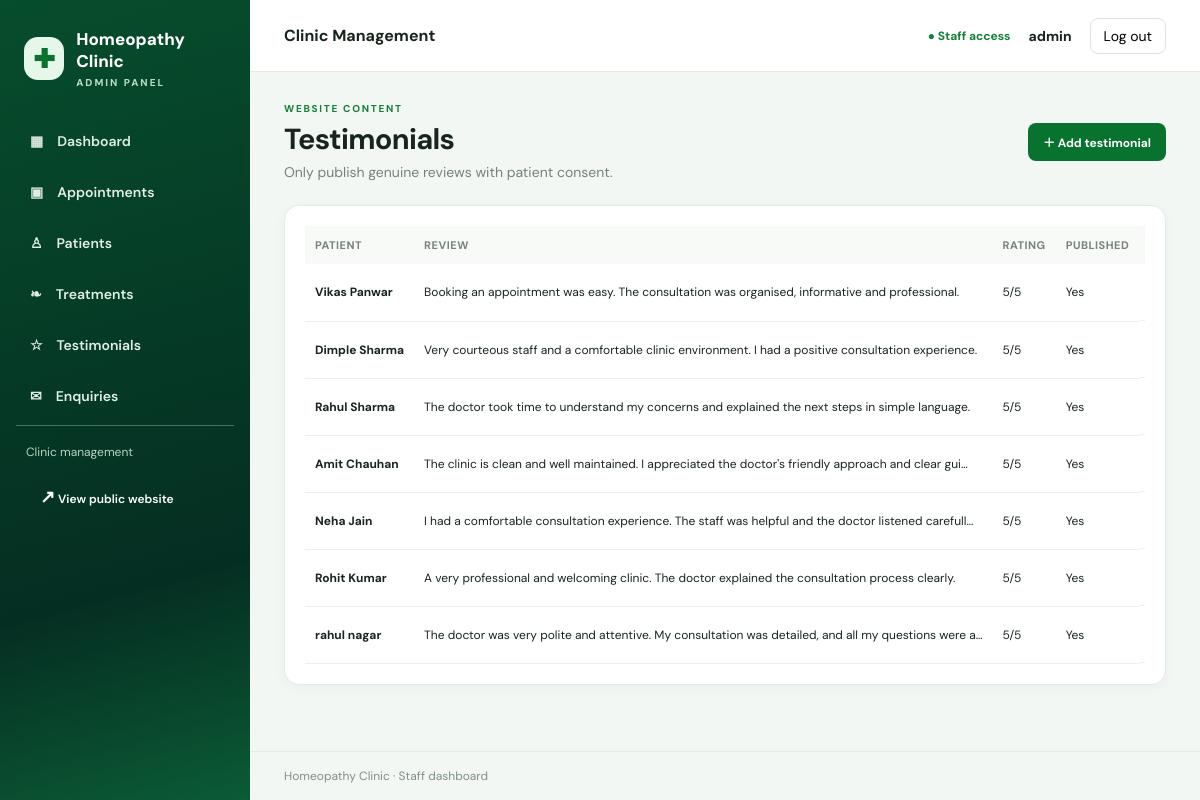
The app's page /clinic-admin/testimonials/ (signed in) with its own data.
### website/models.py (models this page shows, shortened)
class Testimonial(models.Model):
    patient_name = models.CharField(max_length=100)
    quote = models.TextField()
    rating = models.PositiveSmallIntegerField(default=5)
    is_published = models.BooleanField(default=True)
    created_at = models.DateTimeField(auto_now_add=True)
    class Meta:
        ordering = ['-created_at']

### clinic_dashboard/views.py (the view)
# urls.py: path('testimonials/', views.testimonial_list, name='testimonials'),
@staff_member_required
def testimonial_list(request):
    return render(request, 'clinic_dashboard/testimonials.html', {'testimonials': Testimonial.objects.all()})

### clinic_dashboard/context_processors.py (called while the page is built)
def clinic_dashboard_context(request):
    return {'now': timezone.localtime()}

### templates/clinic_dashboard/testimonials.html (shortened to what this page needs)
{% extends 'clinic_dashboard/base.html' %}
{% block content %}
<div class="page-heading">
    <div>
        <p class="eyebrow">WEBSITE CONTENT</p>
        <h1>Testimonials</h1>
        <p class="muted">Only publish genuine reviews with patient consent.</p>
    </div>
    <a class="btn" href="{% url 'clinic_dashboard:testimonial_add' %}">＋ Add testimonial</a>
</div><section class="panel">
    <div class="table-wrap">
        <table>
            <thead>
            <tr>
                <th>Patient</th>
                <th>Review</th>
                <th>Rating</th>
                <th>Published</th>
                <th>Actions</th>
            </tr>
        </thead>
            <tbody>
                {% for t in testimonials %}
                <tr>
                    <td><strong>{{ t.patient_name }}</strong></td>
                    <td>{{ t.quote|truncatechars:100 }}</td>
                    <td>{{ t.rating }}/5</td>
                    <td>{{ t.is_published|yesno:'Yes,No' }}</td>
                    <td class="actions"><a class="btn btn-small" href="{% url 'clinic_dashboard:testimonial_edit' t.pk %}">Edit</a>
                    </td>
                </tr>
                {% empty %}
                <tr>
                    <td colspan="5" class="empty">No testimonials yet.</td>
                </tr>
                {% endfor %}
            </tbody>
        </table>
    </div>
</section>
{% endblock %}

### templates/clinic_dashboard/base.html (shortened to what this page needs)
{% load static %}
<!doctype html>
<html lang="en">
<head>
    <link rel="stylesheet" href="{% static 'dashboard/css/admin.css' %}">{% block extra_head %}{% endblock %}
</head>
<body class="admin-body">
    <aside class="sidebar">
        <a class="admin-brand" href="{% url 'clinic_dashboard:dashboard' %}">
            <span class="brand-mark">✚</span>
            <span>Homeopathy Clinic<small>ADMIN PANEL</small></span>
        </a>
        <nav class="side-nav">
            <a href="{% url 'clinic_dashboard:dashboard' %}" class="{% if request.resolver_match.url_name == 'dashboard' %}active{% endif %}">▦ <span>Dashboard</span></a>
            <a href="{% url 'clinic_dashboard:appointments' %}">▣ <span>Appointments</span></a>
            <a href="{% url 'clinic_dashboard:patients' %}">♙ <span>Patients</span></a>
            <a href="{% url 'clinic_dashboard:treatments' %}">❧<span>Treatments</span></a>
            <a href="{% url 'clinic_dashboard:testimonials' %}">☆ <span>Testimonials</span></a>
            <a href="{% url 'clinic_dashboard:enquiries' %}">✉ <span>Enquiries</span></a>
        <div class="sidebar-bottom"><span>Clinic management</span><a href="{% url 'home' %}" target="_blank"
                rel="noopener">↗ View public website</a></div>
    </aside>
    <div class="admin-main">
        <header class="topbar">
            <div class="topbar-title">Clinic Management</div>
            <div class="topbar-right">
                <span class="admin-online">● Staff access</span>
                <span class="admin-user">{{request.user.get_username }}</span>
                <form method="post" action="{% url 'clinic_dashboard:logout' %}">{% csrf_token %}<button
                        class="logout-btn" type="submit">Log out</button></form>
            </div>
        </header>
        <main class="content">
        {% block content %}
        {% endblock %}
        </main>
        <footer class="admin-footer">Homeopathy Clinic · Staff dashboard</footer>
    </div>
</body>
</html>

### static/dashboard/css/admin.css (style rules this page uses)
* { box-sizing: border-box }
.admin-body { margin: 0; background: #f3f7f4; color: #18251d; font-family: 'DM Sans', Arial, sans-serif; font-size: 14px }
.admin-body a { text-decoration: none; color: inherit }
.admin-body button, .admin-body input, .admin-body select, .admin-body textarea { font: inherit }
.sidebar { position: fixed; inset: 0 auto 0 0; width: 250px; background: linear-gradient(165deg, #064d2c, #052e22 72%, #0b5b35); color: #fff; padding: 24px 16px; display: flex; flex-direction: column; z-index: 5 }
.admin-brand { display: flex; align-items: center; gap: 12px; padding: 4px 8px 30px; font-size: 17px; font-weight: 800 }
.brand-mark { width: 43px; height: 43px; border-radius: 14px; background: #e6f6e8; color: #08722e; display: grid; place-items: center; font-size: 26px }
.admin-brand small { display: block; color: #b9ddc4; font-size: 10px; letter-spacing: 2px; margin-top: 4px }
.side-nav { display: grid; gap: 7px }
.side-nav a { display: flex; align-items: center; gap: 14px; padding: 13px 14px; border-radius: 11px; color: #e1eee5; font-weight: 600 }
.side-nav a:first-letter { font-size: 18px }
.sidebar-bottom { margin-top: auto; border-top: 1px solid #47715d; padding: 18px 10px 4px; color: #b8d5c3; font-size: 12px }
.sidebar-bottom a { display: block; margin-top: 12px; color: white }
.admin-main { margin-left: 250px; min-height: 100vh; display: flex; flex-direction: column }
.topbar { height: 72px; background: #fff; border-bottom: 1px solid #e3ebe5; display: flex; align-items: center; justify-content: space-between; padding: 0 34px; position: sticky; top: 0; z-index: 4 }
.topbar-title { font-weight: 700; font-size: 16px }
.topbar-right { display: flex; align-items: center; gap: 18px }
.admin-online { color: #16803a; font-size: 12px; font-weight: 700 }
.admin-user { font-weight: 700 }
.logout-btn { border: 1px solid #dbe5dd; background: #fff; padding: 8px 13px; border-radius: 8px; cursor: pointer }
.content { width: 100%; max-width: 1600px; margin: 0 auto; padding: 30px 34px 44px; flex: 1 }
.admin-footer { padding: 16px 34px; color: #819087; font-size: 12px; border-top: 1px solid #e4ebe5 }
.page-heading { display: flex; align-items: center; justify-content: space-between; gap: 20px; margin-bottom: 24px }
.page-heading h1 { font-size: 29px; margin: 3px 0 5px; letter-spacing: -.7px }
.eyebrow { color: #19813a; font-size: 10px; font-weight: 800; letter-spacing: 1.7px; margin: 0 0 5px }
.muted { color: #758279; margin: 0 }
.panel { background: #fff; border: 1px solid #e4ece6; border-radius: 15px; padding: 20px; box-shadow: 0 3px 12px #193e250b; min-width: 0 }
.table-wrap { width: 100%; overflow-x: auto }
table { width: 100%; border-collapse: collapse; white-space: nowrap }
th { text-align: left; color: #77837b; background: #f7faf7; font-size: 11px; text-transform: uppercase; letter-spacing: .5px; padding: 12px 10px }
td { padding: 13px 10px; border-bottom: 1px solid #edf1ed; font-size: 12px }
td strong, td small { display: block }
.btn { display: inline-flex; align-items: center; justify-content: center; border: 0; border-radius: 8px; background: #08732f; color: #fff !important; padding: 10px 15px; font-weight: 700; font-size: 12px; cursor: pointer }
.actions { display: flex; align-items: center; gap: 6px }

### records on screen
Testimonial: patient_name "Vikas Panwar", quote "Booking an appointment was easy. The consultation was organised, informative and professional.", rating "5", is_published "Yes"
Testimonial: patient_name "Dimple Sharma", quote "Very courteous staff and a comfortable clinic environment. I had a positive consultation experience.", rating "5", is_published "Yes"
Testimonial: patient_name "Rahul Sharma", quote "The doctor took time to understand my concerns and explained the next steps in simple language.", rating "5", is_published "Yes"
Testimonial: patient_name "Amit Chauhan", quote "The clinic is clean and well maintained. I appreciated the doctor's friendly approach and clear gui…", rating "5", is_published "Yes"
Testimonial: patient_name "Neha Jain", quote "I had a comfortable consultation experience. The staff was helpful and the doctor listened carefull…", rating "5", is_published "Yes"
Testimonial: patient_name "Rohit Kumar", quote "A very professional and welcoming clinic. The doctor explained the consultation process clearly.", rating "5", is_published "Yes"
Testimonial: patient_name "rahul nagar", quote "The doctor was very polite and attentive. My consultation was detailed, and all my questions were a…", rating "5", is_published "Yes"

### other values on screen
{{ request.user.get_username }} "admin"
